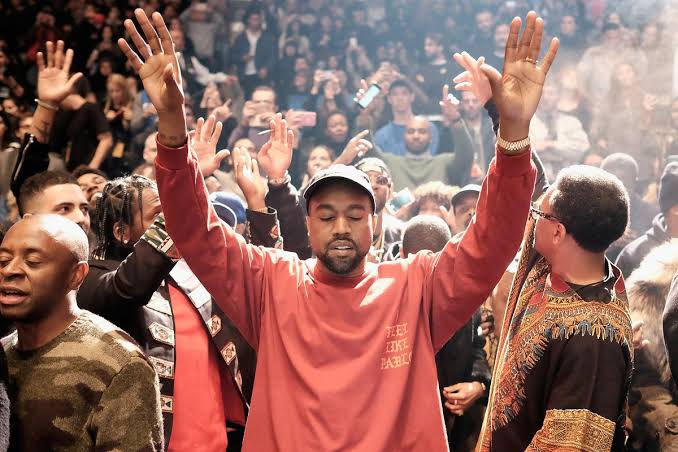
#> input picture kanyeee.jpg, 678 x 452 px
$ python 'Image Resizer.py'
#> lines starting #> are read from the running program, lines starting #| are printed output that depends on the picture
#> the answer given: 100
#> the answer given: 100
#install pillow
#import pillow
#open the image you want to resize with python
#print the current size of that image
#specify the size you want to change it to
#save the new resized image

from PIL import Image

def resize_image(size1,size2):
#> called with size1 = 100, size2 = 100
    image=Image.open('kanyeee.jpg')
#> image is the input picture: PIL image 678x452 RGB; mean R, G, B 145.5, 105, 97.5

    print(f"Current size: {image.size}")
#| Current size: (678, 452)

    resized_image=image.resize((size1,size2))
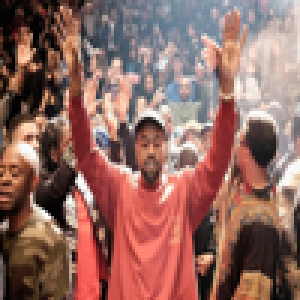
#> resized_image: PIL image 100x100 RGB (shown 3 times larger); mean R, G, B 145.5, 105, 97.5
    resized_image.save('victor-praise-the-lord'+ str(size1) + '.jpeg')

size1=int(input("Enter Width: "))
size2=int(input("Enter Length: "))
resize_image(size1,size2)
